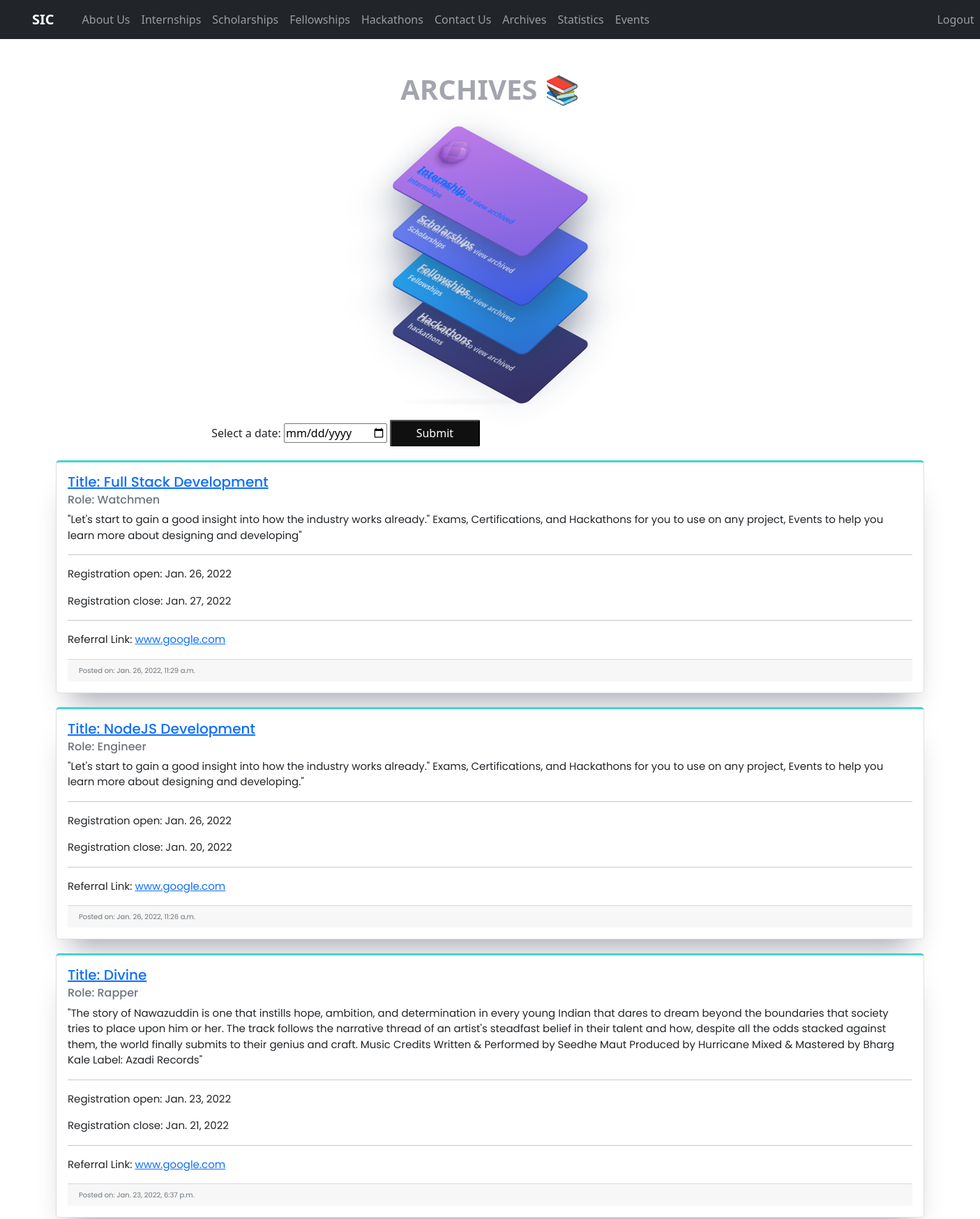
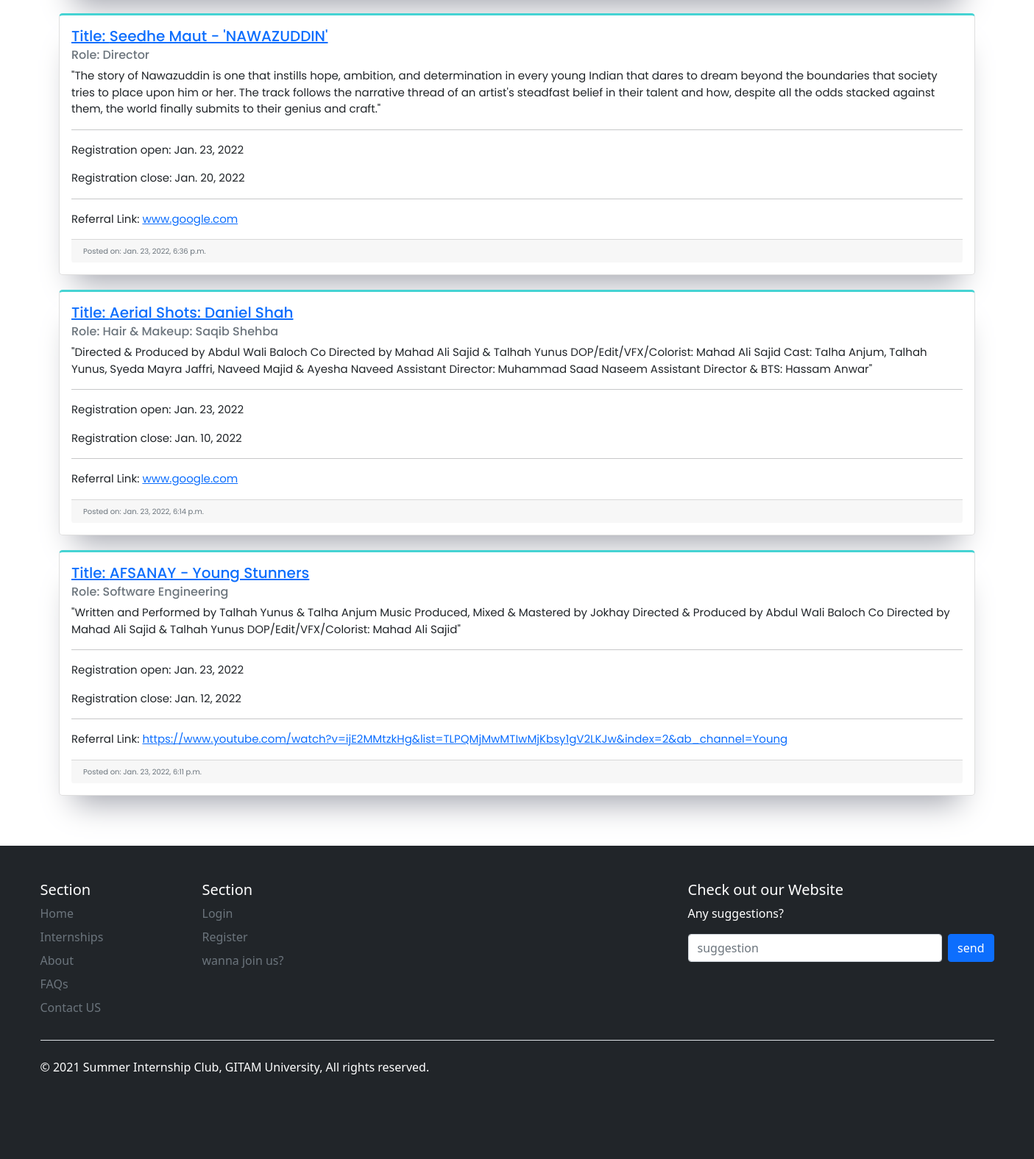
Page /archives/Internships/ (signed in) on the committed database (2 pictures, top to bottom).
### page/models.py (models this page shows, shortened)
class Internship(models.Model):
    title = models.CharField(max_length=75, blank=False)
    comapny_org = models.CharField(max_length=150, blank=True)
    role = models.CharField(max_length=50, blank=False)
    format = models.CharField(max_length=50, blank=False)
    description = models.TextField()
    registration_open = models.DateField()
    registration_close = models.DateField()
    eligibility = models.TextField()
    referral_link = models.CharField(max_length=100, blank=False)
    branch = models.CharField(max_length=50, choices=BRANCH_CHOICES, default='Everyone')
    date_posted = models.DateTimeField(default=timezone.now, blank=False)

### page/views.py (the view, shortened to what this page needs)
# urls.py: path('archives/<str:section>/', views.archives_branch, name='archives-branch'),
def archives_branch(request, section):
    if section == "Internships":
        context = {
            'allarchives': all_archives,
            'count': Internship.objects.all().count(),
            'internships': Internship.objects.order_by('-date_posted')
        }
        return render(request, 'page/archives.html', context)
    return render(request, 'page/archives.html', context)

### page/templates/page/archives.html (shortened to what this page needs)
{% extends "page/base.html" %}
{% block content %}
{% load static %}
<div class="mainContainer">
<h1>
ARCHIVES 📚
</h1>
<div class="tariffCards">
   <div class="economy">
      <img alt="Economy" height="74">
      <a href="{% url 'archives-branch' 'Internships' %}"><h3>Internship</h3>
      <span>Click on the card to view archived  internships</span></a>
    </div>
    <div class="premiumeconomy">
      <h3>Scholarships</h3>
      <span>Click on the card to view archived Scholarships</span>
    </div>
    <div class="business">
      <h3>Fellowships</h3>
      <span>Click on the card to view archived Fellowships</span>
    </div>
    <div class="first">
      <h3>Hackathons</h3>
      <span>Click on the card to view archived hackathons</span>
    </div>
  </div>
<div class="fullcontainer">
    <div class="container">
    <div class="internships">
        {% if internships %}
            <form action="{% url 'selector' %}" method="post">
                <label for="date">Select a date:</label>
                <input type="date" id="date" name="date">
                <button class="button_base" type="submit">Submit</button>
            </form>
        {% endif %}
        {% for post in internships %}
        <div class="grid">
            <div class="card cardtwo">
                <div class="card-body">
                    <h5><a class="card-title" href="{% url 'specific_internship' post.title %}">Title: {{ post.title }}</a></h5>
                    <h6 class="card-subtitle mb-2 text-muted">Role: {{ post.role }}</h6>
                    <p class="card-text ">"{{ post.description }}"</p>
                    <hr>
                    <p class="card-texttwo ">Registration open: {{ post.registration_open}}</p>
                    <p class="card-texttwo ">Registration close: {{ post.registration_close}}</p>
                    <hr>
                    <p>Referral Link: <a href=https://{{ post.referral_link }} class="card-link">{{ post.referral_link }}</a>
                    </p>
                    <div class="card-footer text-muted" style="font-size:10px; text-align:left">Posted on: {{ post.date_posted }}
                    </div>
                </div>
            </div>
        </div>
        {% endfor %}
    </div>
    </div>
</div>
</div>
{% endblock content %}

### page/templates/page/archives.html (style rules this page uses)
.mainContainer { display: flex; flex-direction: column; justify-content: center; align-items: center; padding: 3rem; }
.mainContainer h1 { font-weight: bolder; margin-bottom: 2rem; color: hsl(229, 6%, 66%); }
.card { border-top: 3px solid hsl(180, 62%, 55%); margin: 20px; font-size: 15px; font-family: 'Poppins', sans-serif; border-radius: 5px; box-shadow: 0px 30px 40px -20px hsl(229, 6%, 66%); }
.button_base { background-color: #101010; color:white; padding: 5px; border-radius: 2px; width: 10% }
.tariffCards { margin: 20px; top: 50%; left: 50%; margin-bottom: 3rem; transform: translate3d(0, 0, 0); transform-style: preserve-3d; }
.tariffCards:after { position: absolute; bottom: -27px; left: 5%; content: ''; width: 65%; height: 10px; border-radius: 100%; background-image: radial-gradient(rgba(34,50,84,0.04), rgba(34,50,84,0)); }
.tariffCards > div { position: relative; width: 280px; height: 140px; border-radius: 12px; color: #fff; transform: rotateX(45deg) rotateY(-15deg) rotate(45deg); transition: all 0.4s ease; overflow: hidden; cursor: pointer; }
.tariffCards > div:after { position: absolute; top: -70px; left: 0; content: ''; width: 200%; height: 200%; background-image: linear-gradient(60deg, rgba(255,255,255,0) 20%, rgba(255,255,255,0.1), rgba(255,255,255,0) 80%); transform: translateX(-100%); }
.tariffCards > div img { margin-top: 15px; pointer-events: none; }
.tariffCards > div h3 { position: absolute; bottom: 28px; left: 15px; font-size: 18px; font-weight: 800; }
.tariffCards > div span { position: absolute; font-weight: 700; bottom: 15px; left: 15px; font-size: 12px; font-weight: 600; opacity: 0.8; }
.tariffCards > div.economy { margin-top: 0; z-index: 3; background-color: #8063e1; background-image: linear-gradient(135deg, #bd7be8, #8063e1); box-shadow: 20px 20px 60px rgba(34,50,84,0.5), 1px 1px 0px 1px #8063e1; }
.tariffCards > div.premiumeconomy { margin-top: -70px; z-index: 2; background-color: #3f58e3; background-image: linear-gradient(135deg, #7f94fc, #3f58e3); box-shadow: 20px 20px 60px rgba(34,50,84,0.5), 1px 1px 0px 1px #3f58e3; }
.tariffCards > div.business { margin-top: -70px; z-index: 1; background-color: #2c6fd1; background-image: linear-gradient(135deg, #21bbfe, #2c6fd1); box-shadow: 20px 20px 60px rgba(34,50,84,0.5), 1px 1px 0px 1px #2c6fd1; }
.tariffCards > div.first { margin-top: -70px; background-color: #352f64; background-image: linear-gradient(135deg, #415197, #352f64); box-shadow: 5px 5px 60px rgba(34,50,84,0.1), 1px 1px 0px 1px #352f64; }

### rows in the picture
Internship: title "Full Stack Development", role "Watchmen", description "Let's start to gain a good insight into how the industry works already.\" Exams, Certifications, and Hackathons for you to use on any project, Events to help you learn more about designing and developing", registration_open "Jan. 26, 2022", registration_close "Jan. 27, 2022", referral_link "www.google.com", date_posted "Jan. 26, 2022, 11:29 a.m."
Internship: title "NodeJS Development", role "Engineer", description "Let's start to gain a good insight into how the industry works already.\" Exams, Certifications, and Hackathons for you to use on any project, Events to help you learn more about designing and developing.", registration_open "Jan. 26, 2022", registration_close "Jan. 20, 2022", referral_link "www.google.com", date_posted "Jan. 26, 2022, 11:26 a.m."
Internship: title "Divine", role "Rapper", description "The story of Nawazuddin is one that instills hope, ambition, and determination in every young Indian that dares to dream beyond the boundaries that society tries to place upon him or her. The track follows the narrative thread of an artist's steadfast belief in their talent and how, despite all the odds stacked against them, the world finally submits to their genius and craft. Music Credits Written & Performed by Seedhe Maut Produced by Hurricane Mixed & Mastered by Bharg Kale Label: Azadi Records", registration_open "Jan. 23, 2022", registration_close "Jan. 21, 2022", referral_link "www.google.com", date_posted "Jan. 23, 2022, 6:37 p.m."
Internship: title "Seedhe Maut - 'NAWAZUDDIN'", role "Director", description "The story of Nawazuddin is one that instills hope, ambition, and determination in every young Indian that dares to dream beyond the boundaries that society tries to place upon him or her. The track follows the narrative thread of an artist's steadfast belief in their talent and how, despite all the odds stacked against them, the world finally submits to their genius and craft.", registration_open "Jan. 23, 2022", registration_close "Jan. 20, 2022", referral_link "www.google.com", date_posted "Jan. 23, 2022, 6:36 p.m."
Internship: title "Aerial Shots: Daniel Shah", role "Hair & Makeup: Saqib Shehba", description "Directed & Produced by Abdul Wali Baloch Co Directed by Mahad Ali Sajid & Talhah Yunus DOP/Edit/VFX/Colorist: Mahad Ali Sajid Cast: Talha Anjum, Talhah Yunus, Syeda Mayra Jaffri, Naveed Majid & Ayesha Naveed Assistant Director: Muhammad Saad Naseem Assistant Director & BTS: Hassam Anwar", registration_open "Jan. 23, 2022", registration_close "Jan. 10, 2022", referral_link "www.google.com", date_posted "Jan. 23, 2022, 6:14 p.m."
Internship: title "AFSANAY - Young Stunners", role "Software Engineering", description "Written and Performed by Talhah Yunus & Talha Anjum Music Produced, Mixed & Mastered by Jokhay Directed & Produced by Abdul Wali Baloch Co Directed by Mahad Ali Sajid & Talhah Yunus DOP/Edit/VFX/Colorist: Mahad Ali Sajid", registration_open "Jan. 23, 2022", registration_close "Jan. 12, 2022", referral_link "https://www.youtube.com/watch?v=ijE2MMtzkHg&list=TLPQMjMwMTIwMjKbsy1gV2LKJw&index=2&ab_channel=Young", date_posted "Jan. 23, 2022, 6:11 p.m."
